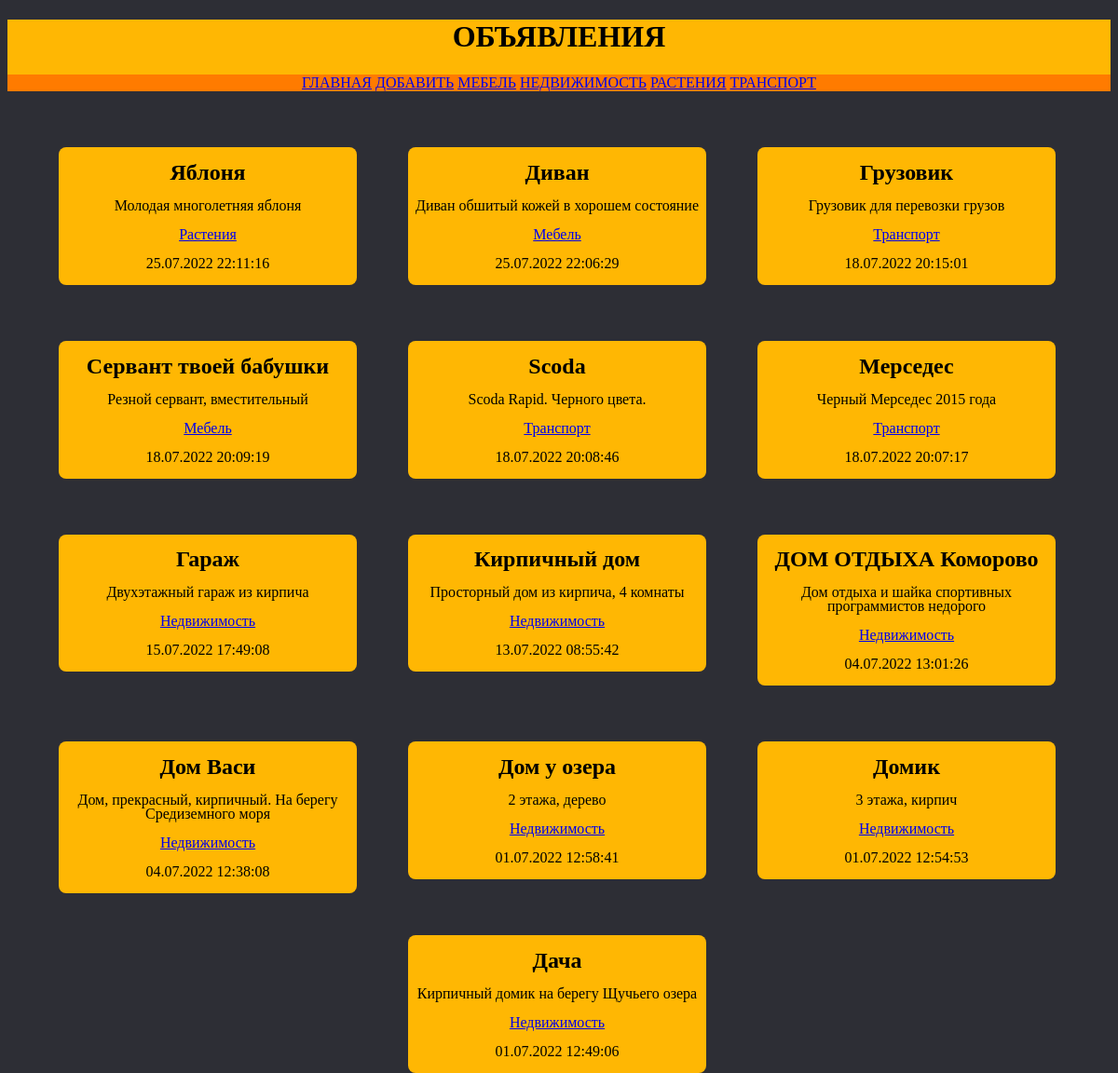
The page /server/ on the database its author committed.
### server/models.py (models this page shows, shortened)
class Rubric(models.Model):
    name = models.CharField(max_length=30, db_index=True, null = True, verbose_name='Название')
    class Meta:
        verbose_name = 'Рубрика'
        verbose_name_plural = 'Рубрики'
        ordering = ['name']

class Bd(models.Model):
    rubric = models.ForeignKey('Rubric', null=True, on_delete=models.PROTECT, verbose_name='Рубрика')
    title = models.CharField(max_length=50, verbose_name='Товар', )
    content = models.TextField(null=True, blank=True, verbose_name='Описание')
    price = models.FloatField(null=True, blank=True, verbose_name='Цена')
    published = models.DateTimeField(auto_now_add=True, db_index=True, verbose_name='Дата публикации')
    class Meta:
        verbose_name = 'Объявления'
        verbose_name_plural = 'Объявления'
        ordering = ['-published']

### server/views.py (the view)
# urls.py: path('', index, name='index'),
def index(request):
    bbs = Bd.objects.all()
    rubrics = Rubric.objects.all()
    context = {'bbs': bbs, 'rubrics': rubrics}
    return render(request, 'server/index.html', context)

### server/templates/server/index.html (shortened to what this page needs)
{% load static %}
<!DOCTYPE html>
<html lang="en">
    <head>
        <link rel="stylesheet" type="text/css"
        href="{% static 'server/style.css' %}">
    </head>
    <body>
        <header>
            <h1>Объявления</h1>
            <nav>
                <a href="{% url 'index' %}">Главная</a>
                <a href="{% url 'add' %}">Добавить</a>
                {% for rub in rubrics %}
                <a href="{% url 'by_rubric' rub.pk %}">{{rub.name}}</a>
                {% endfor %}
            </nav>
        </header>
        <main>
            {% for bb in bbs %}
            <section>
                <h2>{{ bb.title }}</h2>
                <p>{{ bb.content }}</p>
                <p><a href="/server/{{ bb.rubric.pk }}/">
                {{ bb.rubric.name }}</a></p>
                <p>{{ bb.published|date:"d.m.Y H:i:s" }}</p>
            </section>
            {% endfor %}
        </main>
    </body>
</html>

### server/static/server/style.css (style rules this page uses)
body { background-color: #2D2E35 }
section { background: #ffb703; float: left; line-height: 15px; width: 320px; margin-top: 60px; margin-left: 55px; border-radius: 8px; text-align: center; }
header { background: #ffb703; height: 100px font-size: 40pt; text-transform: uppercase; text-align: center; }
nav { background: #ff7b00 }

### rows shown on the page
Rubric: name "МЕБЕЛЬ"
Rubric: name "НЕДВИЖИМОСТЬ"
Rubric: name "РАСТЕНИЯ"
Rubric: name "ТРАНСПОРТ"
Bd: title "Яблоня", content "Молодая многолетняя яблоня", rubric.name "Растения", published "25.07.2022 22:11:16"
Bd: title "Диван", content "Диван обшитый кожей в хорошем состояние", rubric.name "Мебель", published "25.07.2022 22:06:29"
Bd: title "Грузовик", content "Грузовик для перевозки грузов", rubric.name "Транспорт", published "18.07.2022 20:15:01"
Bd: title "Сервант твоей бабушки", content "Резной сервант, вместительный", rubric.name "Мебель", published "18.07.2022 20:09:19"
Bd: title "Scoda", content "Scoda Rapid. Черного цвета.", rubric.name "Транспорт", published "18.07.2022 20:08:46"
Bd: title "Мерседес", content "Черный Мерседес 2015 года", rubric.name "Транспорт", published "18.07.2022 20:07:17"
Bd: title "Гараж", content "Двухэтажный гараж из кирпича", rubric.name "Недвижимость", published "15.07.2022 17:49:08"
Bd: title "Кирпичный дом", content "Просторный дом из кирпича, 4 комнаты", rubric.name "Недвижимость", published "13.07.2022 08:55:42"
Bd: title "ДОМ ОТДЫХА Коморово", content "Дом отдыха и шайка спортивных программистов недорого", rubric.name "Недвижимость", published "04.07.2022 13:01:26"
Bd: title "Дом Васи", content "Дом, прекрасный, кирпичный. На берегу Средиземного моря", rubric.name "Недвижимость", published "04.07.2022 12:38:08"
Bd: title "Дом у озера", content "2 этажа, дерево", rubric.name "Недвижимость", published "01.07.2022 12:58:41"
Bd: title "Домик", content "3 этажа, кирпич", rubric.name "Недвижимость", published "01.07.2022 12:54:53"
Bd: title "Дача", content "Кирпичный домик на берегу Щучьего озера", rubric.name "Недвижимость", published "01.07.2022 12:49:06"
